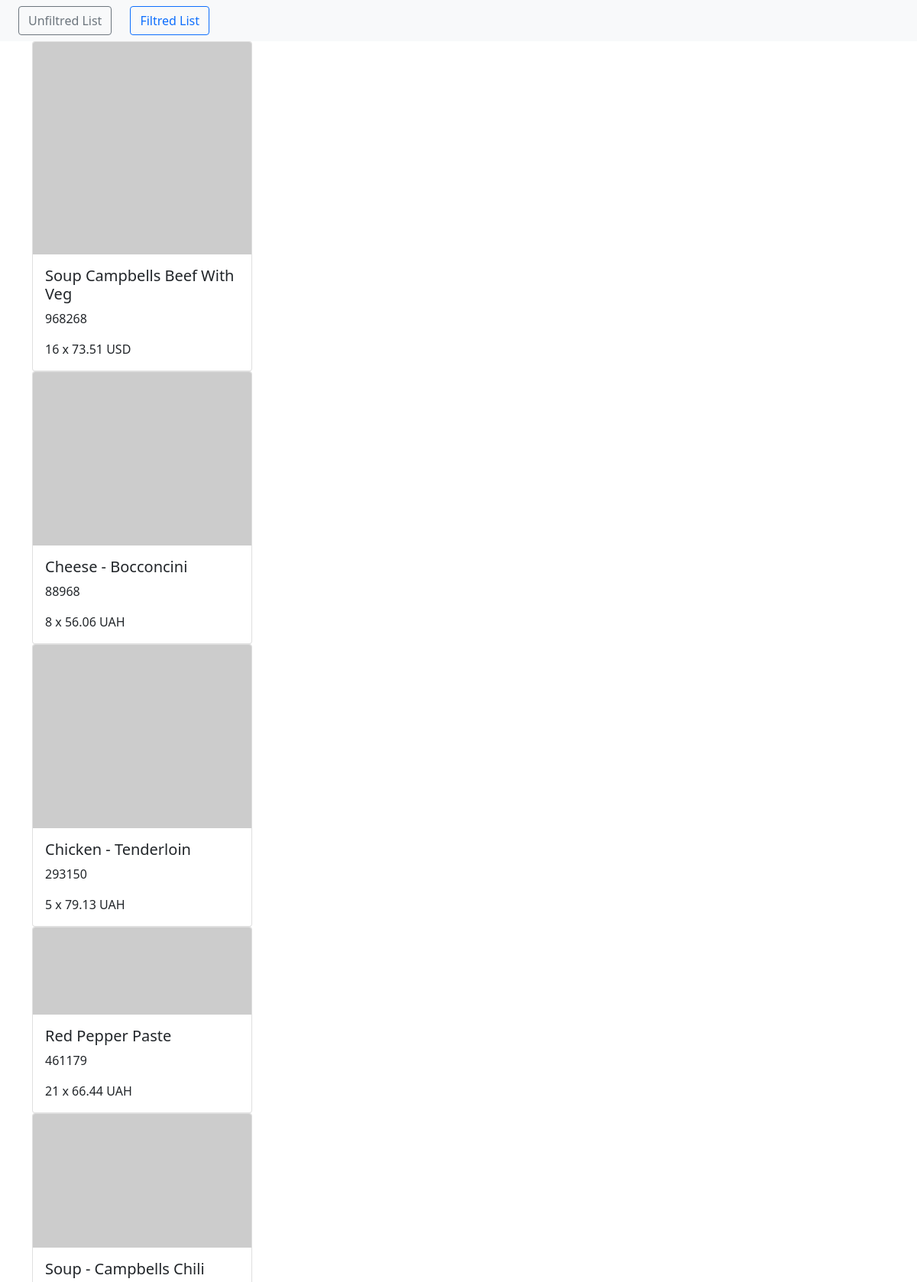
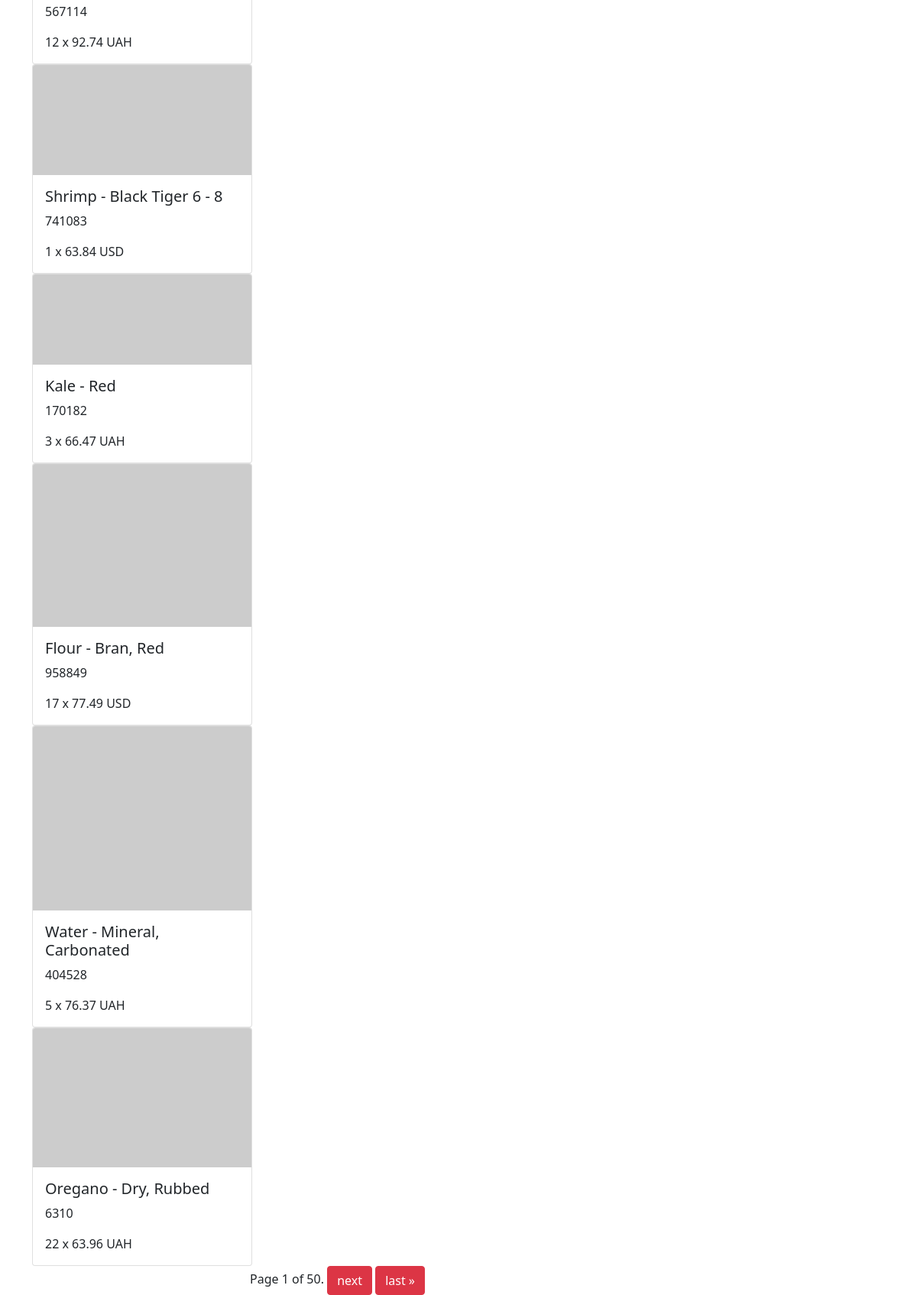
The page / on the database its author committed (2 pictures, top to bottom).
### job/models.py (models this page shows, shortened)
class Product(models.Model):
    name = models.CharField(max_length=256)
    productCode = models.IntegerField()
    price = models.FloatField()
    image = models.ImageField()
    currency = models.CharField(max_length=3)
    qty = models.IntegerField()

### job/views.py (the view)
# urls.py: path('', views.unfiltred, name='unfiltred'),
def unfiltred(request):
    products = Product.objects.all()
    p = Paginator(products, 10)
    page_number = request.GET.get('page')
    try:
        page_obj = p.get_page(page_number)
    except PageNotAnInteger:
        page_obj = p.page(1)
    except EmptyPage:
        page_obj = p.page(p.num_pages)
    for i in page_obj.object_list:
        print(i.productCode)
    return render(request, 'Page.html', {'products': products, 'page_obj': page_obj})

### templates/Page.html (shortened to what this page needs)
<!doctype html>
<html lang="en">
<head>
    <link href="https://cdn.jsdelivr.net/npm/bootstrap@5.0.2/dist/css/bootstrap.min.css" rel="stylesheet"
>
</head>
<body>
<nav class="navbar navbar-expand-lg navbar-light bg-light">
    <a href="{% url 'unfiltred' %}" class="btn btn-outline-secondary mx-4"> Unfiltred List</a>
    <a href="{% url  'filtred' 1 %}" class="btn btn-outline-primary">Filtred List</a>
</nav>
<div class="container">
    {% for product in page_obj.object_list %}
        <div class="card" style="width: 18rem;">
            <img class="card-img-top" src="{{ product.image }}" alt="Card image cap">
            <div class="card-body">
                <h5 class="card-title">{{ product.name }}</h5>
                <p class="card-text">{{ product.productCode }}</p>
                <p class="card-text">{{ product.qty }} x {{ product.price }} {{ product.currency }}</p>
            </div>
        </div>
    {% endfor %}
</div>
<div class="pagination">
    <div class="container">
        <div class="row">
            <div class="col-6 m-auto">
                <span class="step-links">
                    <span class="current">
            Page {{ page_obj.number }} of {{ page_obj.paginator.num_pages }}.
        </span>
                    {% if page_obj.has_next %}
                        <a class="btn btn-danger" href="?page={{ page_obj.next_page_number }}">next</a>
                        <a class="btn btn-danger" href="?page={{ page_obj.paginator.num_pages }}">last &raquo;</a>
                    {% endif %}
            </div>
        </div>
    </div>
</body>
</html>

### rows shown on the page
Product: name "Soup Campbells Beef With Veg", productCode "968268", qty "16", price "73.51", currency "USD"
Product: name "Cheese - Bocconcini", productCode "88968", qty "8", price "56.06", currency "UAH"
Product: name "Chicken - Tenderloin", productCode "293150", qty "5", price "79.13", currency "UAH"
Product: name "Red Pepper Paste", productCode "461179", qty "21", price "66.44", currency "UAH"
Product: name "Soup - Campbells Chili", productCode "567114", qty "12", price "92.74", currency "UAH"
Product: name "Shrimp - Black Tiger 6 - 8", productCode "741083", qty "1", price "63.84", currency "USD"
Product: name "Kale - Red", productCode "170182", qty "3", price "66.47", currency "UAH"
Product: name "Flour - Bran, Red", productCode "958849", qty "17", price "77.49", currency "USD"
Product: name "Water - Mineral, Carbonated", productCode "404528", qty "5", price "76.37", currency "UAH"
Product: name "Oregano - Dry, Rubbed", productCode "6310", qty "22", price "63.96", currency "UAH"

### other values the page prints
{{ page_obj.number }} "1"
{{ page_obj.paginator.num_pages }} "50"
